Frame 1 (no input): blank canvas, image omitted
Frame 60 (the mouse pressed at the canvas centre just before this capture): blank canvas, image omitted
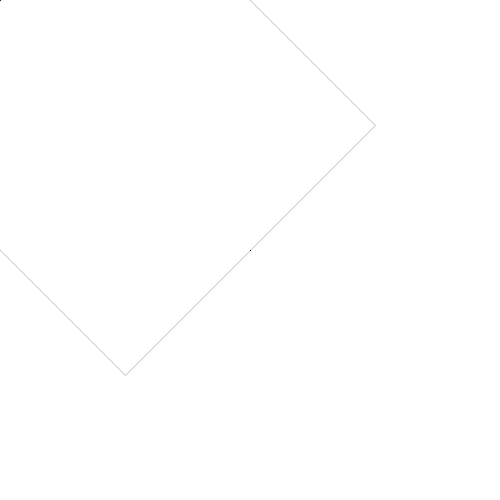
Frame 120 (the mouse held since frame 60 and released just before this capture)

The Processing sketch whose frames 1 and 60 were blank and that drew this single picture after the mouse press (run headless with seeded random() and noise(); from frame 60 on, the mouse is pressed at the canvas centre):

// Processing sketch: processing_114884
// ── processing_114884.pde

float prevX;
float prevY;

void setup()
{
  size(500, 500);
  background(255);
}

void draw()
{
  if (mousePressed == true)
  {
    drawBoxes();
  }
  else
  {
    drawWebs();
  }
}

void drawBoxes()
{
  fill(255, 50);
  stroke(0, 50);
  float d = dist(pmouseX, pmouseY, prevX, prevY);  
  float toX = pmouseX - prevX;
  float toY = pmouseY - prevY;
  PVector direction = new PVector(toX, toY);
  PVector horizon = new PVector(-1, 0);
  pushMatrix();
  translate(
    prevX + (direction.x * 0.5), 
    prevY + (direction.y * 0.5));
  rectMode(CENTER);
  rotate(PVector.angleBetween(horizon, direction));
  rect(0, 0, d, d);
  popMatrix();
  
  prevX = pmouseX;
  prevY = pmouseY;
}

void drawWebs()
{
  stroke(0, 15);
  line(pmouseX, pmouseY, mouseX, mouseY);
  for (int i = 0; i < 5; i++)
  {
    float d = dist(pmouseX, pmouseY, mouseX, mouseY);
    
    pushMatrix();
    translate(pmouseX, pmouseY);
    rotate(radians(i * 50));
    line(-d, -d, d, d);
    popMatrix();
  }
}
